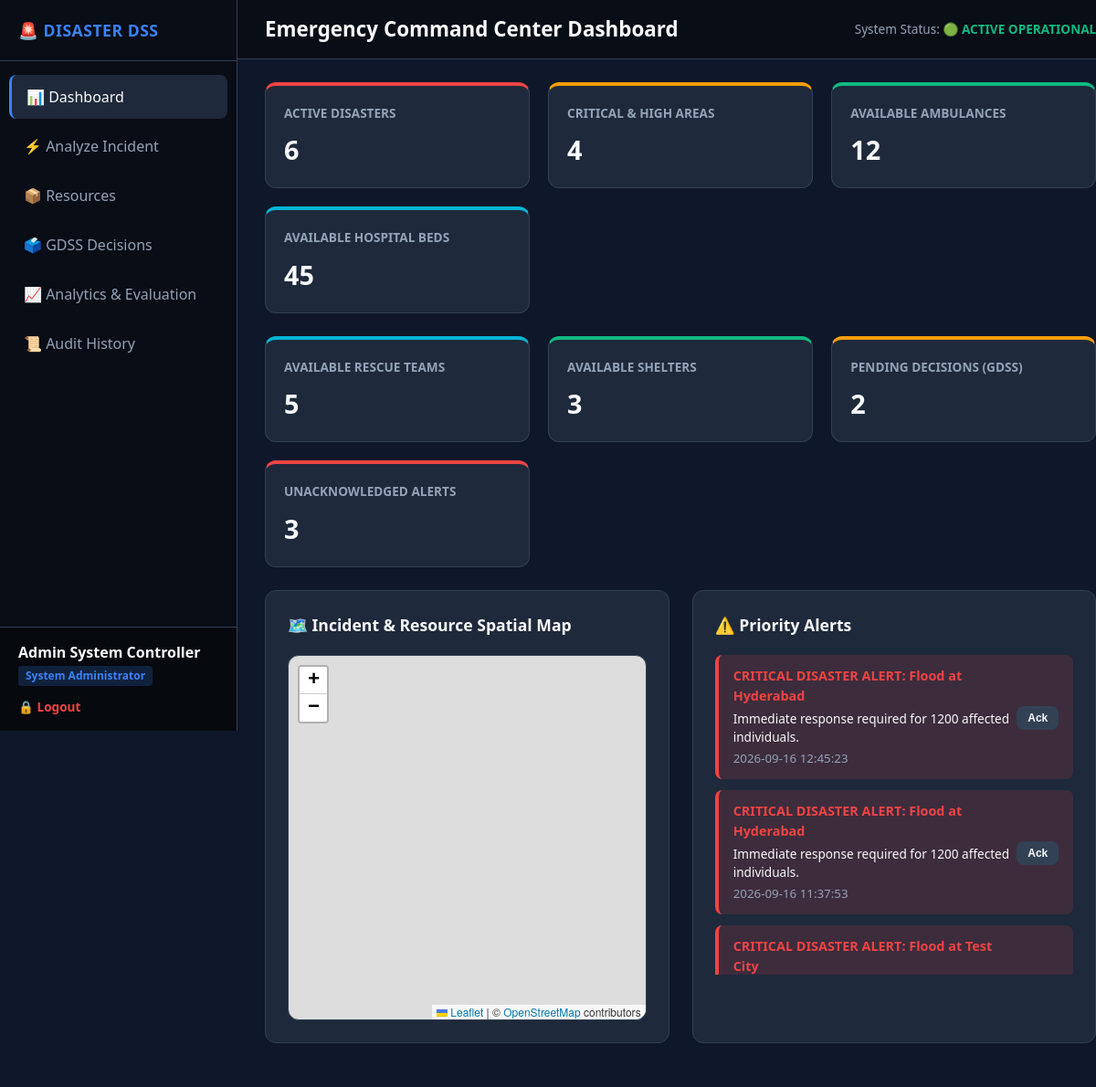
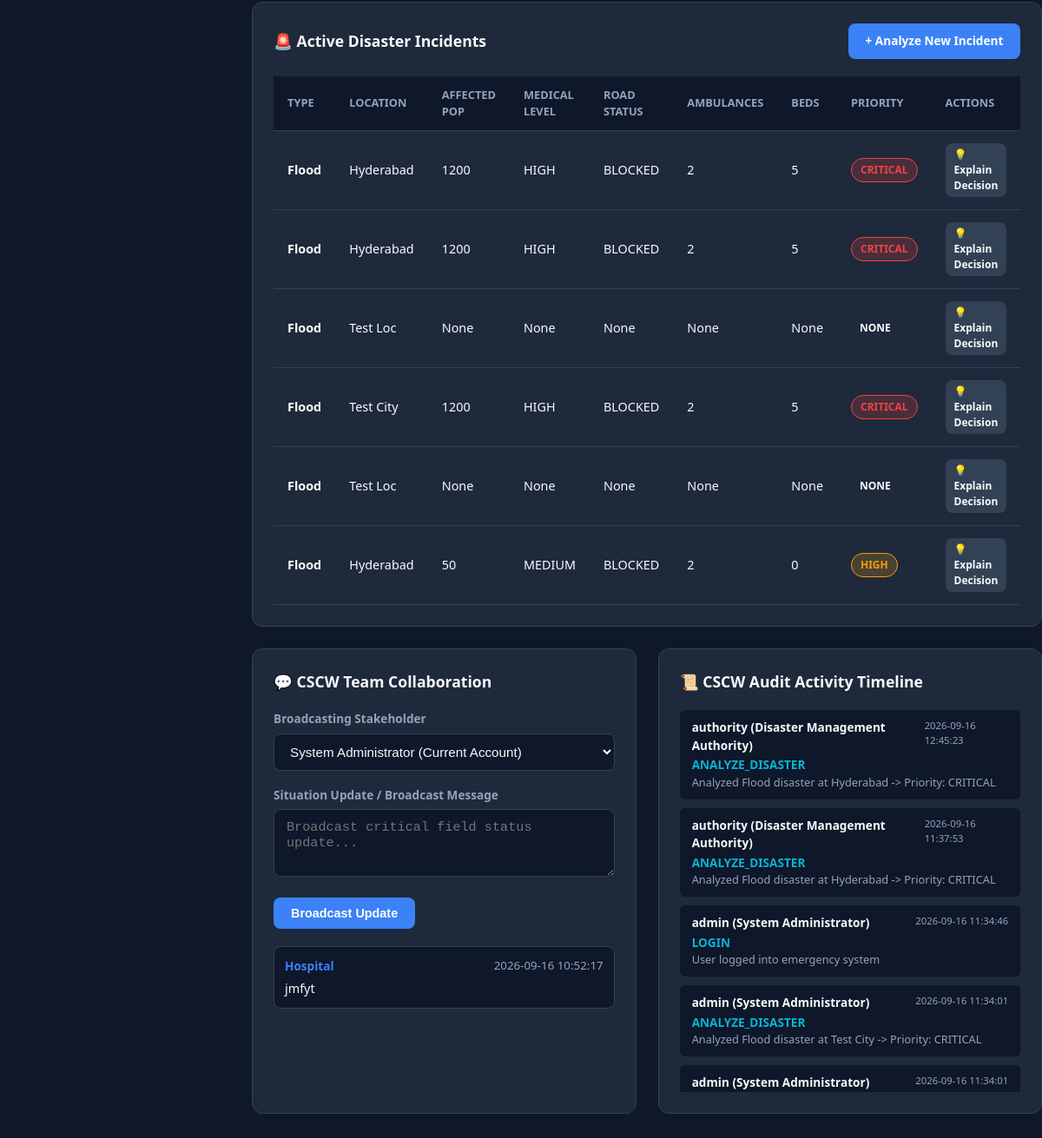
The app's page /dashboard (signed in) with its own data (2 pictures, top to bottom).
### tables this page shows
CREATE TABLE alerts (
            id INTEGER PRIMARY KEY AUTOINCREMENT,
            severity TEXT NOT NULL,
            title TEXT NOT NULL,
            message TEXT NOT NULL,
            acknowledged INTEGER DEFAULT 0,
            created_at TEXT
        );

CREATE TABLE disasters (
            id INTEGER PRIMARY KEY AUTOINCREMENT,
            disaster_type TEXT NOT NULL,
            location TEXT NOT NULL,
            people_affected INTEGER,
            medical_emergency TEXT,
            road_status TEXT,
            available_ambulances INTEGER,
            hospital_beds INTEGER,
            priority TEXT,
            recommendation TEXT,
            created_at TEXT
        , status TEXT DEFAULT 'ACTIVE');

CREATE TABLE messages (
            id INTEGER PRIMARY KEY AUTOINCREMENT,
            stakeholder TEXT NOT NULL,
            message TEXT NOT NULL,
            created_at TEXT
        );

CREATE TABLE activity_logs (
            id INTEGER PRIMARY KEY AUTOINCREMENT,
            user_id INTEGER,
            username TEXT NOT NULL,
            role TEXT NOT NULL,
            action TEXT NOT NULL,
            details TEXT,
            timestamp TEXT
        );

### app/routes/disaster_routes.py (the view)
@disaster_bp.route("/dashboard")
@login_required
def dashboard():
    conn = get_db()
    disasters = conn.execute("SELECT * FROM disasters ORDER BY id DESC").fetchall()
    messages = conn.execute("SELECT * FROM messages ORDER BY id DESC LIMIT 15").fetchall()
    active_count = len([d for d in disasters if d["status"] == "ACTIVE"])
    critical_areas_count = conn.execute("SELECT COUNT(*) FROM affected_areas WHERE calculated_priority = 'CRITICAL'").fetchone()[0]
    high_areas_count = conn.execute("SELECT COUNT(*) FROM affected_areas WHERE calculated_priority = 'HIGH'").fetchone()[0]
    avail_amb = conn.execute("SELECT SUM(quantity) FROM resources WHERE resource_type = 'Ambulances' AND status = 'Available'").fetchone()[0] or 0
    avail_teams = conn.execute("SELECT SUM(quantity) FROM resources WHERE resource_type = 'Rescue teams' AND status = 'Available'").fetchone()[0] or 0
    avail_beds = conn.execute("SELECT SUM(quantity) FROM resources WHERE resource_type = 'Hospital beds' AND status = 'Available'").fetchone()[0] or 0
    avail_shelters = conn.execute("SELECT SUM(quantity) FROM resources WHERE resource_type = 'Shelters' AND status = 'Available'").fetchone()[0] or 0
    pending_decisions = conn.execute("SELECT COUNT(*) FROM gdss_decisions WHERE status = 'OPEN'").fetchone()[0]
    alerts = get_unacknowledged_alerts()
    activities = get_recent_activity_logs(15)
    conn.close()
    return render_template(
        "dashboard.html",
        disasters=disasters,
        messages=messages,
        active_count=active_count,
        critical_areas_count=critical_areas_count,
        high_areas_count=high_areas_count,
        avail_amb=avail_amb,
        avail_teams=avail_teams,
        avail_beds=avail_beds,
        avail_shelters=avail_shelters,
        pending_decisions=pending_decisions,
        alerts=alerts,
        activities=activities
    )

### app/db.py (called while the page is built)
def get_db():
    conn = sqlite3.connect(DATABASE_PATH, timeout=30.0)
    try:
        conn.execute("PRAGMA journal_mode=WAL;")
    except Exception:
        pass
    conn.row_factory = sqlite3.Row
    return conn

### app/models.py (called while the page is built)
def get_unacknowledged_alerts():
    conn = get_db()
    alerts = conn.execute("SELECT * FROM alerts WHERE acknowledged = 0 ORDER BY id DESC").fetchall()
    conn.close()
    return alerts

def get_recent_activity_logs(limit=20):
    conn = get_db()
    logs = conn.execute("SELECT * FROM activity_logs ORDER BY id DESC LIMIT ?", (limit,)).fetchall()
    conn.close()
    return logs

### app/routes/auth_routes.py (called while the page is built)
def login_required(f):
    @wraps(f)
    def decorated_function(*args, **kwargs):
        if "user_id" not in session:
            flash("Please log in to access this page.", "warning")
            return redirect(url_for("auth.login"))
        return f(*args, **kwargs)
    return decorated_function

### app/templates/dashboard.html (shortened to what this page needs)
{% extends "base.html" %}
{% block header_title %}Emergency Command Center Dashboard{% endblock %}
{% block content %}
<div class="grid-cols-4">
    <div class="metric-card critical">
        <div class="metric-title">Active Disasters</div>
        <div class="metric-value">{{ active_count }}</div>
    </div>
    <div class="metric-card warning">
        <div class="metric-title">Critical & High Areas</div>
        <div class="metric-value">{{ critical_areas_count + high_areas_count }}</div>
    </div>
    <div class="metric-card success">
        <div class="metric-title">Available Ambulances</div>
        <div class="metric-value">{{ avail_amb }}</div>
    </div>
    <div class="metric-card info">
        <div class="metric-title">Available Hospital Beds</div>
        <div class="metric-value">{{ avail_beds }}</div>
    </div>
</div>
<div class="grid-cols-4">
    <div class="metric-card info">
        <div class="metric-title">Available Rescue Teams</div>
        <div class="metric-value">{{ avail_teams }}</div>
    </div>
    <div class="metric-card success">
        <div class="metric-title">Available Shelters</div>
        <div class="metric-value">{{ avail_shelters }}</div>
    </div>
    <div class="metric-card warning">
        <div class="metric-title">Pending Decisions (GDSS)</div>
        <div class="metric-value">{{ pending_decisions }}</div>
    </div>
    <div class="metric-card critical">
        <div class="metric-title">Unacknowledged Alerts</div>
        <div class="metric-value">{{ alerts|length }}</div>
    </div>
</div>
<div class="grid-cols-2">
    <div class="card">
        <div class="card-header">
            <div class="card-title">🗺️ Incident & Resource Spatial Map</div>
        </div>
        <div id="map"></div>
    </div>
    <div class="card">
        <div class="card-header">
            <div class="card-title">⚠️ Priority Alerts</div>
        </div>
        {% if alerts %}
            <div style="display: flex; flex-direction: column; gap: 12px; max-height: 350px; overflow-y: auto;">
                {% for alert in alerts %}
                    <div style="padding: 12px 16px; border-radius: 8px; background: rgba(239, 68, 68, 0.15); border-left: 4px solid var(--danger); display: flex; justify-content: space-between; align-items: center;">
                        <div>
                            <div style="font-weight: 700; color: var(--danger); font-size: 0.9rem;">{{ alert.title }}</div>
                            <div style="font-size: 0.85rem; color: var(--text-main); margin-top: 4px;">{{ alert.message }}</div>
                            <small style="color: var(--text-muted);">{{ alert.created_at }}</small>
                        </div>
                        <form action="{{ url_for('cscw.acknowledge_alert', alert_id=alert.id) }}" method="POST">
                            <button type="submit" class="btn btn-secondary" style="font-size: 0.75rem; padding: 6px 12px;">Ack</button>
                        </form>
                    </div>
                {% endfor %}
            </div>
        {% else %}
            <p style="color: var(--text-muted);">No unacknowledged system alerts.</p>
        {% endif %}
    </div>
</div>
<div class="card">
    <div class="card-header">
        <div class="card-title">🚨 Active Disaster Incidents</div>
        <a href="{{ url_for('disaster.index') }}" class="btn btn-primary" style="font-size: 0.85rem;">+ Analyze New Incident</a>
    </div>
    <table>
        <thead>
            <tr>
                <th>Type</th>
                <th>Location</th>
                <th>Affected Pop</th>
                <th>Medical Level</th>
                <th>Road Status</th>
                <th>Ambulances</th>
                <th>Beds</th>
                <th>Priority</th>
                <th>Actions</th>
            </tr>
        </thead>
        <tbody>
            {% for d in disasters %}
            <tr>
                <td><strong>{{ d.disaster_type }}</strong></td>
                <td>{{ d.location }}</td>
                <td>{{ d.people_affected }}</td>
                <td>{{ d.medical_emergency }}</td>
                <td>{{ d.road_status }}</td>
                <td>{{ d.available_ambulances }}</td>
                <td>{{ d.hospital_beds }}</td>
                <td>
                    <span class="badge badge-{{ d.priority|lower }}">{{ d.priority }}</span>
                </td>
                <td>
                    <a href="{{ url_for('disaster.explain', disaster_id=d.id) }}" class="btn btn-secondary" style="font-size: 0.75rem; padding: 4px 10px;">
                        💡 Explain Decision
                    </a>
                </td>
            </tr>
            {% else %}
            <tr>
                <td colspan="9" style="text-align: center; color: var(--text-muted);">No disaster reports recorded yet.</td>
            </tr>
            {% endfor %}
        </tbody>
    </table>
</div>
<div class="grid-cols-2">
    <div class="card">
        <div class="card-header">
            <div class="card-title">💬 CSCW Team Collaboration</div>
        </div>
        <form action="{{ url_for('cscw.send_message') }}" method="POST" style="margin-bottom: 20px;">
            <div class="form-group">
                <label>Broadcasting Stakeholder</label>
                <select name="stakeholder">
                    <option value="{{ session.get('role') }}">{{ session.get('role') }} (Current Account)</option>
                </select>
            </div>
            <div class="form-group">
                <label>Situation Update / Broadcast Message</label>
                <textarea name="message" rows="3" placeholder="Broadcast critical field status update..." required></textarea>
            </div>
            <button type="submit" class="btn btn-primary">Broadcast Update</button>
        </form>
        <div style="max-height: 300px; overflow-y: auto; display: flex; flex-direction: column; gap: 10px;">
            {% for msg in messages %}
                <div style="background: #0f172a; padding: 12px; border-radius: 8px; border: 1px solid var(--border);">
                    <div style="display: flex; justify-content: space-between; margin-bottom: 4px;">
                        <strong style="color: var(--primary); font-size: 0.85rem;">{{ msg.stakeholder }}</strong>
                        <small style="color: var(--text-muted);">{{ msg.created_at }}</small>
                    </div>
                    <p style="font-size: 0.9rem;">{{ msg.message }}</p>
                </div>
            {% endfor %}
        </div>
    </div>
    <div class="card">
        <div class="card-header">
            <div class="card-title">📜 CSCW Audit Activity Timeline</div>
        </div>
        <div style="max-height: 440px; overflow-y: auto; display: flex; flex-direction: column; gap: 10px;">
            {% for act in activities %}
                <div style="padding: 10px 14px; background: #0f172a; border-radius: 6px; font-size: 0.85rem;">
                    <div style="display: flex; justify-content: space-between;">
                        <span style="font-weight: 700; color: var(--text-main);">{{ act.username }} ({{ act.role }})</span>
                        <small style="color: var(--text-muted);">{{ act.timestamp }}</small>
                    </div>
                    <div style="color: var(--info); font-weight: 600; margin-top: 2px;">{{ act.action }}</div>
                    <div style="color: var(--text-muted); font-size: 0.8rem;">{{ act.details }}</div>
                </div>
            {% endfor %}
        </div>
    </div>
</div>
{% endblock %}

### app/templates/base.html (shortened to what this page needs)
<!DOCTYPE html>
<html lang="en">
<head>
    <link rel="stylesheet" href="{{ url_for('static', filename='css/style.css') }}">
    <link rel="stylesheet" href="https://unpkg.com/leaflet@1.9.4/dist/leaflet.css" />
</head>
<body>
    {% if session.get('user_id') %}
    <aside class="sidebar">
        <div class="sidebar-header">
            <div class="sidebar-brand">🚨 DISASTER DSS</div>
        </div>
        <ul class="nav-links">
            <li><a href="{{ url_for('disaster.dashboard') }}" class="nav-link {% if request.endpoint == 'disaster.dashboard' %}active{% endif %}">📊 Dashboard</a></li>
            <li><a href="{{ url_for('disaster.index') }}" class="nav-link {% if request.endpoint == 'disaster.index' %}active{% endif %}">⚡ Analyze Incident</a></li>
            <li><a href="{{ url_for('resource.index') }}" class="nav-link {% if request.endpoint == 'resource.index' %}active{% endif %}">📦 Resources</a></li>
            <li><a href="{{ url_for('gdss.index') }}" class="nav-link {% if request.endpoint == 'gdss.index' %}active{% endif %}">🗳️ GDSS Decisions</a></li>
            <li><a href="{{ url_for('analytics.index') }}" class="nav-link {% if request.endpoint == 'analytics.index' %}active{% endif %}">📈 Analytics & Evaluation</a></li>
            <li><a href="{{ url_for('gdss.history') }}" class="nav-link {% if request.endpoint == 'gdss.history' %}active{% endif %}">📜 Audit History</a></li>
        </ul>
        <div class="user-profile">
            <div style="font-weight: 600;">{{ session.get('full_name') }}</div>
            <span class="role-badge">{{ session.get('role') }}</span>
            <div style="margin-top: 10px;">
                <a href="{{ url_for('auth.logout') }}" style="color: var(--danger); text-decoration: none; font-size: 0.85rem; font-weight: 600;">🔒 Logout</a>
            </div>
        </div>
    </aside>
    {% endif %}
    <div class="main-wrapper" {% if not session.get('user_id') %}style="margin-left: 0;"{% endif %}>
        {% if session.get('user_id') %}
        <header class="top-bar">
            <div class="page-title">{% block header_title %}Command Center{% endblock %}</div>
            <div style="font-size: 0.85rem; color: var(--text-muted);">
                System Status: <span style="color: var(--success); font-weight: 700;">🟢 ACTIVE OPERATIONAL</span>
            </div>
        </header>
        {% endif %}
        <main class="content-area">
            {% block content %}{% endblock %}
        </main>
    </div>
</body>
</html>

### records on screen
alerts: title "CRITICAL DISASTER ALERT: Flood at Hyderabad", message "Immediate response required for 1200 affected individuals.", created_at "2026-09-16 12:45:23"
alerts: title "CRITICAL DISASTER ALERT: Flood at Hyderabad", message "Immediate response required for 1200 affected individuals.", created_at "2026-09-16 11:37:53"
alerts: title "CRITICAL DISASTER ALERT: Flood at Test City"
disasters: disaster_type "Flood", location "Hyderabad", people_affected "1200", medical_emergency "HIGH", road_status "BLOCKED", available_ambulances "2", hospital_beds "5", priority "CRITICAL"
disasters: disaster_type "Flood", location "Hyderabad", people_affected "1200", medical_emergency "HIGH", road_status "BLOCKED", available_ambulances "2", hospital_beds "5", priority "CRITICAL"
disasters: disaster_type "Flood", location "Test Loc", people_affected "None", medical_emergency "None", road_status "None", available_ambulances "None", hospital_beds "None", priority "NONE"
disasters: disaster_type "Flood", location "Test City", people_affected "1200", medical_emergency "HIGH", road_status "BLOCKED", available_ambulances "2", hospital_beds "5", priority "CRITICAL"
disasters: disaster_type "Flood", location "Test Loc", people_affected "None", medical_emergency "None", road_status "None", available_ambulances "None", hospital_beds "None", priority "NONE"
disasters: disaster_type "Flood", location "Hyderabad", people_affected "50", medical_emergency "MEDIUM", road_status "BLOCKED", available_ambulances "2", hospital_beds "0", priority "HIGH"
messages: stakeholder "Hospital", created_at "2026-09-16 10:52:17", message "jmfyt"
activity_logs: username "authority", role "Disaster Management Authority", timestamp "2026-09-16 12:45:23", action "ANALYZE_DISASTER", details "Analyzed Flood disaster at Hyderabad -> Priority: CRITICAL"
activity_logs: username "authority", role "Disaster Management Authority", timestamp "2026-09-16 11:37:53", action "ANALYZE_DISASTER", details "Analyzed Flood disaster at Hyderabad -> Priority: CRITICAL"
activity_logs: username "admin", role "System Administrator", timestamp "2026-09-16 11:34:46", action "LOGIN", details "User logged into emergency system"
activity_logs: username "admin", role "System Administrator", timestamp "2026-09-16 11:34:01", action "ANALYZE_DISASTER", details "Analyzed Flood disaster at Test City -> Priority: CRITICAL"
activity_logs: username "admin", role "System Administrator", timestamp "2026-09-16 11:34:01"

### other values on screen
{{ session.get('full_name') }} "Admin System Controller"
{{ session.get('role') }} "System Administrator"
{{ active_count }} "6"
{{ critical_areas_count + high_areas_count }} "4"
{{ avail_amb }} "12"
{{ avail_beds }} "45"
{{ avail_teams }} "5"
{{ avail_shelters }} "3"
{{ pending_decisions }} "2"
{{ alerts|length }} "3"
form field stakeholder "System Administrator (Current Account)"
